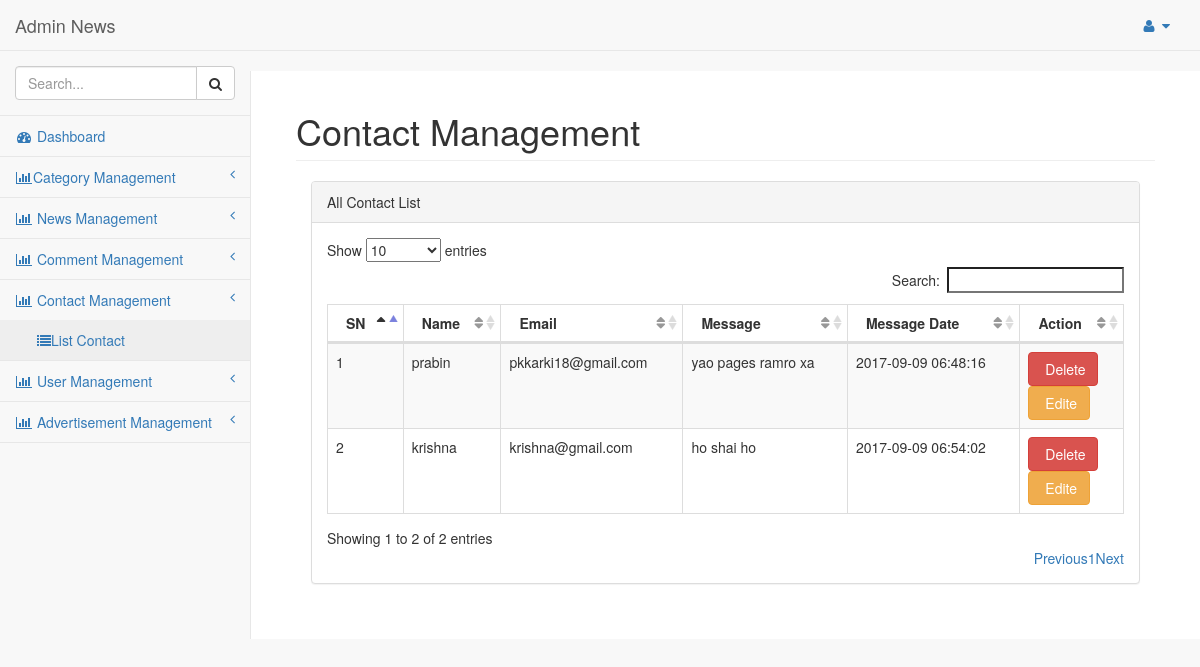
The app's page /sadmin/list_contact.php (signed in) with its own data.
### tables this page shows
CREATE TABLE `tbl_contact` (
  `id` int(11) NOT NULL,
  `name` varchar(50) NOT NULL,
  `email` varchar(50) NOT NULL,
  `message` text NOT NULL,
  `message_date` datetime NOT NULL
);

### sadmin/class/common.php (called while the page is built, shortened)
<?php
abstract class Common{
	function select($sql){
		$abc=new mysqli('localhost','root','','db_sadmin');
		$res=$abc->query($sql);
		$data=[];
		if ($res->num_rows>0) {
			while ($row=$res->fetch_assoc()) {
				array_push($data, $row);
			}
		}
		return $data;
	}
}
?>

### sadmin/class/contact.class.php (called while the page is built, shortened)
<?php
require_once "common.php";
class Contact extends Common{
	public function index(){
		$sql="select * from tbl_contact";
		$list=$this->select($sql);
		return $list;
	}
}
?>

### sadmin/list_contact.php (the view, shortened to what this page needs)
<?php
require_once "header.php";
require_once "class/contact.class.php";
$contact=new Contact();
$contactlist=$contact->index();
 ?>
 <link href="vendor/datatables-plugins/dataTables.bootstrap.css" rel="stylesheet">
    <link href="vendor/datatables-responsive/dataTables.responsive.css" rel="stylesheet">
		<div id="page-wrapper">
			<div class="container-fluid">
				<div class="row">
					<div class="col-lg-12">
						<h1 class="page-header">Contact Management</h1>
					</div>
				</div>
				<div class="col-lg-12">
					<div class="panel panel-default">
						<div class="panel-heading">
							All Contact List
						</div>
						<div class="panel-body">
							<table width="100%" class="table table-striped table-bordered table-hover" id="category_table">
								<thead>
									<tr>
										<th>SN</th>
										<th>Name</th>
										<th>Email</th>
										<th>Message</th>
										<th>Message Date</th>
										 <th>Action</th>
									</tr>
								</thead>
								<tbody>
								<?php $i=1; foreach($contactlist as $cat){?>
									<tr class="odd gradeX">
										<td><?php echo $i++; ?></td>
										<td><?php echo $cat['name']; ?></td>
										<td><?php echo $cat['email']; ?></td>
										<td class="center"><?php echo $cat['message']; ?></td>
										<td><?php echo $cat['message_date'] ?></td>
										<td class="center"><a href="delete_category.php?id=<?php echo $cat['id']; ?>" class="btn btn-danger" onclick="return confirm('Are You sure to delete?')";><i class=fa fa-trash></i> Delete</a><br><a href="edit_category.php?id=<?php echo $cat['id']; ?>" class="btn btn-warning"><i class=fa fa-pencil></i> Edite</a></td>
									</tr>
									<?php } ?>
								</tbody>
							</table>
						</div>
					</div>
				</div>
			</div>
		</div>
   <?php require_once "footer.php"; ?>

### records on screen
tbl_contact: name "prabin", email "pkkarki18@gmail.com", message "yao pages ramro xa", message_date "2017-09-09 06:48:16"
tbl_contact: name "krishna", email "krishna@gmail.com", message "ho shai ho", message_date "2017-09-09 06:54:02"
